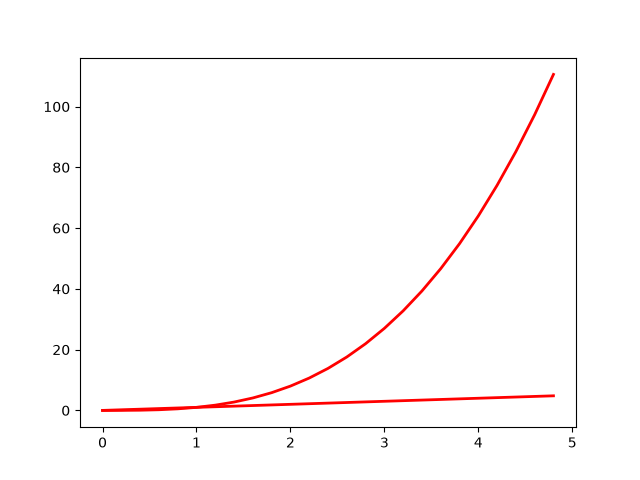

Recreate this plot in Python.
import numpy as np
import matplotlib.pyplot as plt
t = np.arange(0., 5., 0.2)
lines = plt.plot(t, t, 'b-', t, t**3, 'g-', linewidth=2.0)
plt.setp(lines, color = 'r', linewidth = 2.0)
plt.setp(lines, 'color', 'r', 'linewidth', 2.0)
plt.show()  
